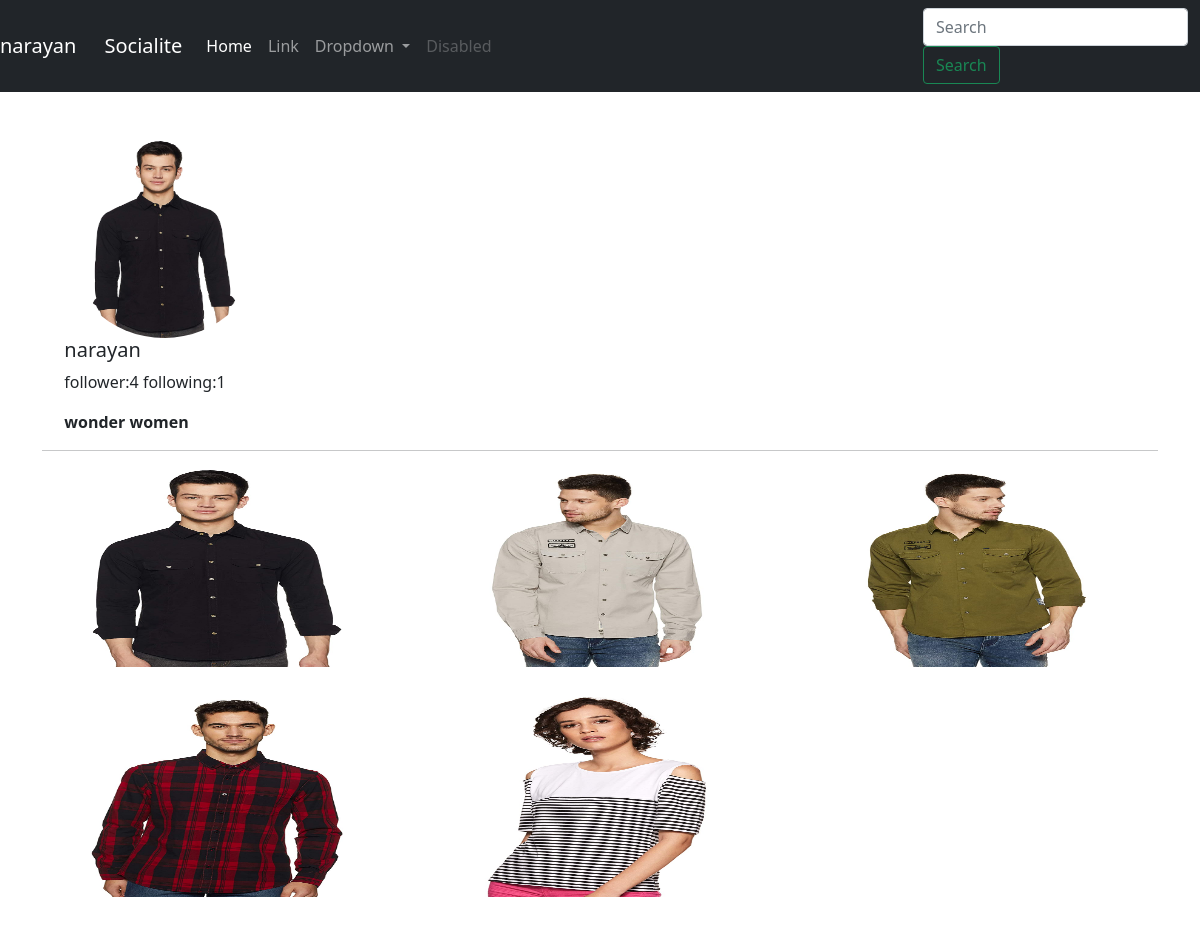
Screenshot of /userpage/narayan (signed in) with the database file from the repository.
### userpage/models.py (models this page shows, shortened)
class Profile(models.Model):
    user=models.ForeignKey(User,on_delete=models.CASCADE)
    image=models.ImageField(upload_to="Profiles",default="default/default.jpg")
    bio=models.CharField(max_length=100)
    connection=models.CharField(max_length=100,blank=True)
    follower12=models.IntegerField(default=0)
    followings12=models.IntegerField(default=0)

class Post(models.Model):
    user=models.ForeignKey(User,on_delete=models.CASCADE)
    caption=models.CharField(max_length=200)
    image=models.ImageField(upload_to="user_image/Post") #optional
    date=models.DateTimeField(auto_now_add=True)

### userpage/views.py (the view)
# urls.py: path("<str:username>",views.userProfile,name='userprofile'),
def userProfile(request,username):
    user=User.objects.filter(username=username)   # if exist then return a list
    if user:
        user=user[0]
        profile=Profile.objects.get(user=user)  # did not return list
        post=getPost(user)
        bio=profile.bio
        conn=profile.connection
        user_img=profile.image
        is_following=Following.objects.filter(user=request.user,followed=user)
        following_obj=Following.objects.get(user=user)
        follower,following=following_obj.follower.count(),following_obj.followed.count()
        data={
            'user_obj':user,
            'bio':bio,
            'conn':conn,
            'userImg':user_img,
            'posts':post,
            'follower':follower,
            'following':following,
            'connection':is_following,
        }
    else:
        return HttpResponse('no such user')
    return render(request,"userpage/userProfile.html",data)

### userpage/views.py (called while the page is built)
def getPost(user):
    post_obj=Post.objects.filter(user=user)
    imgList=[
        post_obj[i:i+3] for i in range(0,len(post_obj),3)
    ]
    return imgList

### templates/userpage/userProfile.html (shortened to what this page needs)
{% extends 'base.html' %}
{% block body%}
<div class="container my-4">
  <div class="media">
      <div class="media-body info">
        <img src="{{userImg.url}}" class="align-self-start mr-3 userImage" alt="...">
          <h5 class="mt-0 ">{{user_obj.username}}
        </h5>
          <p>follower:{{follower}} following:{{following}}</p>
          <p><b>{{bio}}</b></p>
      </div>
  </div>
  <hr>
  <div class='row'>
      {% for i in posts %}
            {% for j in i %}
        <div class="col-md-4">
           <img src="{{j.image.url}}" alt="Image" class="pst">
       </div>
       {% endfor %}
       {% endfor %}
  </div>
</div>
{% endblock body %}

### templates/base.html (shortened to what this page needs)
<!DOCTYPE html>
<html lang="en">
<head>
    <link href="https://cdn.jsdelivr.net/npm/bootstrap@5.0.0-beta1/dist/css/bootstrap.min.css" rel="stylesheet">
</head>
    <nav class="navbar navbar-expand-lg navbar-dark bg-dark">
      {%if request.user %}
      <a class="navbar-brand" href="#">{{request.user}}</a>
      {% else %}
      <a class="navbar-brand" href="#">Socialite</a>
      {% endif%}
        <div class="container-fluid">
          <a class="navbar-brand" href="#">Socialite</a>
          <div class="collapse navbar-collapse" id="navbarSupportedContent">
            <ul class="navbar-nav me-auto mb-2 mb-lg-0">
              <li class="nav-item">
                <a class="nav-link active" aria-current="page" href="#">Home</a>
              </li>
              <li class="nav-item">
                <a class="nav-link" href="#">Link</a>
              </li>
              <li class="nav-item dropdown">
                <a class="nav-link dropdown-toggle" href="#" id="navbarDropdown" role="button" data-bs-toggle="dropdown" aria-expanded="false">
                  Dropdown
                </a>
              </li>
              <li class="nav-item">
                <a class="nav-link disabled" href="#" tabindex="-1" aria-disabled="true">Disabled</a>
              </li>
            </ul>
            <form class="form-inline my-2 my-lg-0" action="/userpage/search" method="GET">
              <input class="form-control me-2" type="search" placeholder="Search" aria-label="Search" name="username">
              <button class="btn btn-outline-success my-2 my-sm-0" type="submit">Search</button>
            </form>
          </div>
        </div>
      </nav>
<body>
   {% block body %}
   {% endblock body %}
</body>
</html>

### rows the page displays
Profile: bio "wonder women"
Post: image (picture)
Post: image (picture)
Post: image (picture)
Post: image (picture)
Post: image (picture)

### other values shown
{{ request.user }} "narayan"
{{ user_obj.username }} "narayan"
{{ follower }} "4"
{{ following }} "1"
